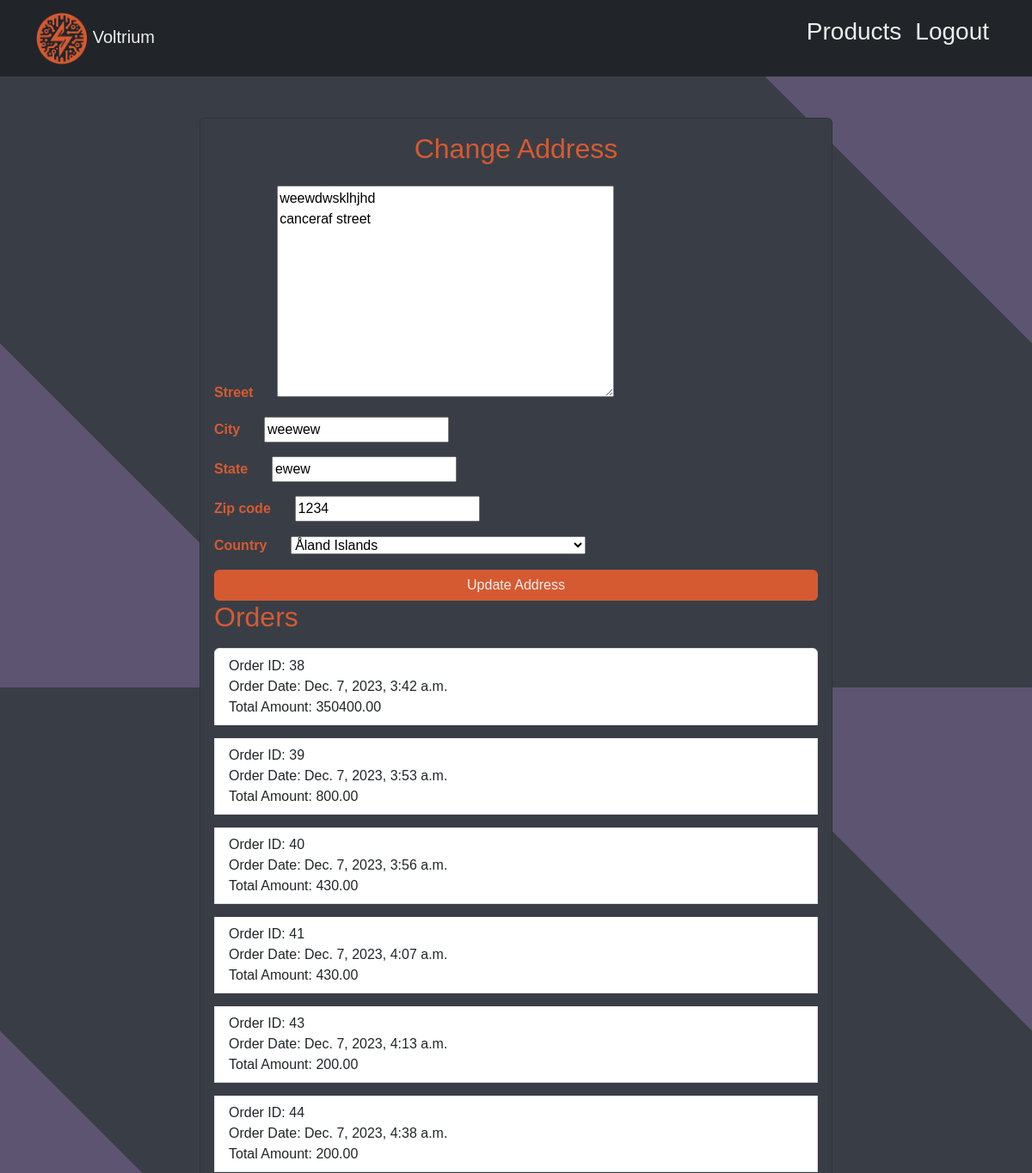
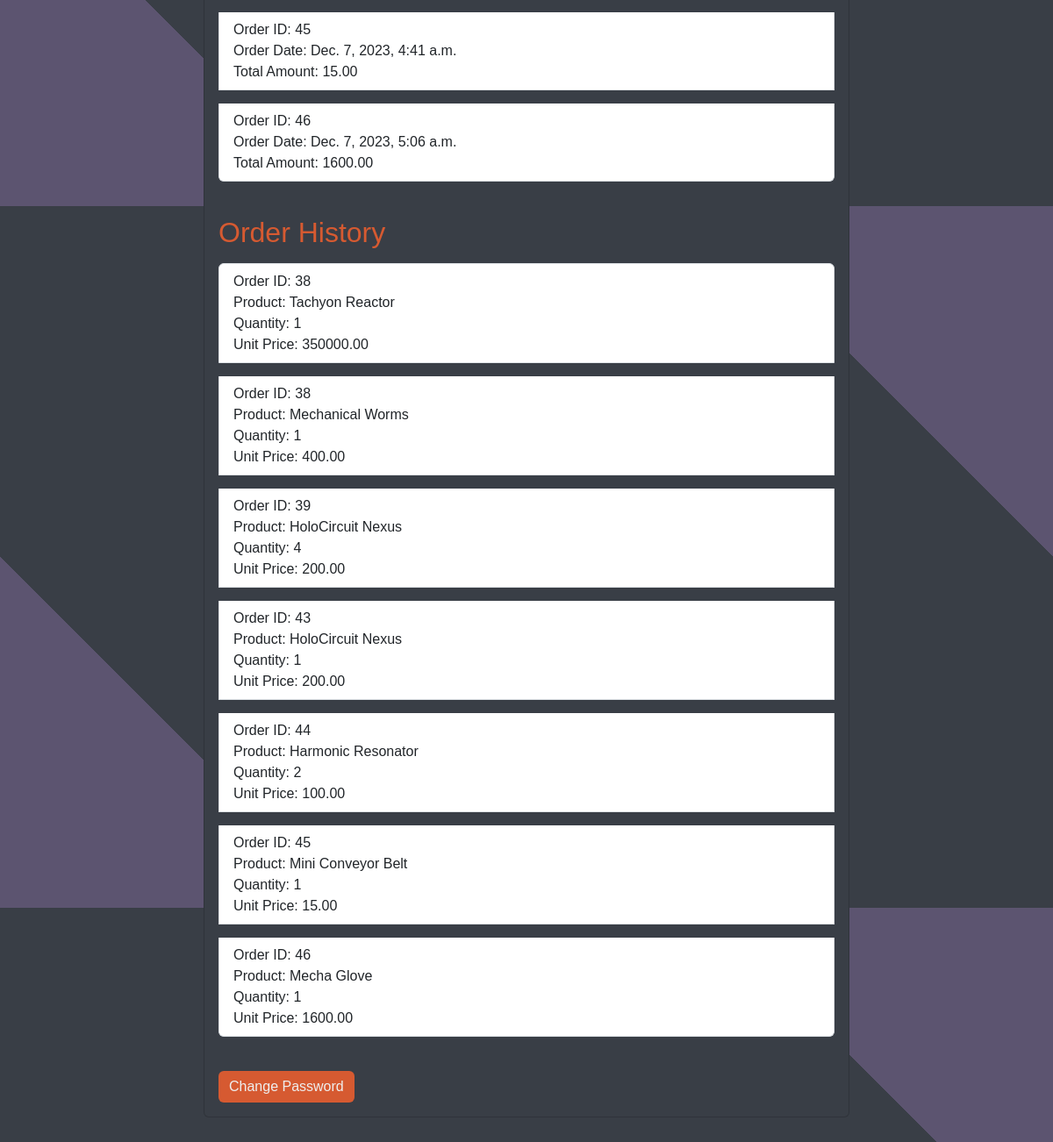
The app's page /profile/ (signed in) with its own data (2 pictures, top to bottom).
### voltrium/models.py (models this page shows, shortened)
class Address(models.Model):
    user = models.ForeignKey(User, on_delete=models.CASCADE)
    street = models.TextField()
    city = models.CharField(max_length=100)
    state = models.CharField(max_length=100)
    zip_code = models.CharField(max_length=20)
    country = CountryField()

class Order(models.Model):
    user = models.ForeignKey(User, on_delete=models.CASCADE)
    order_date = models.DateTimeField(default=timezone.now)
    total_amount = models.DecimalField(max_digits=10, decimal_places=2, default=0)

class OrderLine(models.Model):
    order = models.ForeignKey(Order, on_delete=models.CASCADE)
    product = models.ForeignKey(Product, on_delete=models.CASCADE)
    quantity = models.IntegerField()
    unit_price = models.DecimalField(max_digits=10, decimal_places=2)
    review_submitted = models.BooleanField(default=False)

class Product(models.Model):
    name = models.CharField(max_length=255)
    description = models.TextField()
    price = models.DecimalField(max_digits=10, decimal_places=2)
    stock_quantity = models.IntegerField()
    category = models.ForeignKey(Category, on_delete=models.CASCADE)
    picture = models.ImageField(upload_to='product_pictures/', null=True, blank=True)

### voltrium/views.py (the view)
# urls.py: path('profile/', profile, name='profile'),
def profile(request):
    user = request.user
    addresses = Address.objects.filter(user=user)
    if addresses:
        address_instance = addresses.first()
    else:
        address_instance = Address(user=user)
    address_form = AddressForm(request.POST or None, instance=address_instance)
    order_lines = OrderLine.objects.filter(order__user=user)
    orders = Order.objects.filter(user=user)
    context = {
        'address_form': address_form,
        'addresses': addresses,
        'order_lines': order_lines,
        'orders': orders
    }
    if request.method == 'POST':
        if 'address_submit' in request.POST:
            if address_form.is_valid():
                address_form.save()
                messages.success(request, 'Your address was successfully updated.')
                return redirect('home')
    return render(request, 'profile.html', context)

### voltrium/forms.py
class AddressForm(forms.ModelForm):
    country = CountryField().formfield()
    class Meta:
        model = Address
        fields = ['street', 'city', 'state', 'zip_code', 'country']

### voltrium/templates/profile.html (shortened to what this page needs)
{% load static %}
<!DOCTYPE html>
<html lang="en">
<head>
    <link href="https://cdn.jsdelivr.net/npm/bootstrap@5.3.2/dist/css/bootstrap.min.css" rel="stylesheet">
    <link rel="stylesheet" href="{% static 'voltrium/style/styles.css' %}">
</head>
<body>
    <nav class="navbar navbar-expand-lg navbar-dark bg-dark">
        <div class="container">
            <a class="navbar-brand" href="{% url 'home' %}">
                <img src="{% static 'images/logo.png' %}" alt="Your Logo" height="60">
                Voltrium
            </a>
            <div class="collapse navbar-collapse" id="navbarNav">
                <ul class="navbar-nav ms-auto">
                    {% if user.is_authenticated %}
                    <li class="nav-item">
                        <a class="nav-link" href="{% url 'all_products' %}">Products</a>
                    </li>
                    <li class="nav-item">
                        <a class="nav-link" href="{% url 'logout' %}">Logout</a>
                    </li>
                    {% endif %}
                </ul>
            </div>
        </div>
    </nav>
    <div id="bg"></div>
    <div class="container my-5" s>
        <div class="row justify-content-center">
            <div class="col-md-8">
                <div class="card" style="background-color: #393E46;">
                    <div class="card-body">
                        <form method="post" action="{% url 'profile' %}" class="mb-4">
                            <h2 class="mb-4 text-center title" style="color: #D65A31;">Change Address</h2>
                            {% for field in address_form %}
                            <div class="mb-3">
                                <label for="{{ field.id_for_label }}" style="color: #D65A31;"><strong>{{ field.label }}&nbsp&nbsp&nbsp</strong></label>
                                {{ field }}
                            </div>
                            {% endfor %}
                            <div class="input-box button">
                                <button type="submit" name="address_submit" class="btn btn-dark w-100">Update Address</button>
                            </div>
                        </form>
                        <h2 class="mb-3" style="color: #D65A31;">Orders</h2>
                        <ul class="list-group mb-4">
                            {% for order in orders %}
                            <li class="list-group-item">
                                Order ID: {{ order.id }}<br>
                                Order Date: {{ order.order_date }}<br>
                                Total Amount: {{ order.total_amount }}
                            </li>
                            {% endfor %}
                        </ul>
                        <h2 class="mb-3" style="color: #D65A31;">Order History</h2>
                        <ul class="list-group mb-4">
                            {% for order_line in order_lines %}
                            <li class="list-group-item">
                                Order ID: {{ order_line.order.id }}<br>
                                Product: {{ order_line.product.name }}<br>
                                Quantity: {{ order_line.quantity }}<br>
                                Unit Price: {{ order_line.unit_price }}<br>
                            </li>
                            {% endfor %}
                        </ul>
                        <div class="d-flex justify-content-between">
                            <a href="{% url 'password_change' %}" class="btn btn-dark">Change Password</a>
                        </div>
                    </div>
                </div>
            </div>
        </div>
    </div>
</body>
</html>

### voltrium/static/voltrium/style/styles.css (style rules this page uses)
body { font-family: 'OceanicDrift', sans-serif; background: linear-gradient(45deg, #5C5470 20%, #393E46 20%, #393E46 80%,#5C5470 20%); color: #EEEEEE; margin: 0; padding: 0; }
.navbar { background-color: #150324; }
.navbar-dark .navbar-nav .nav-link { font-size: 28px; color: #EEEEEE; }
.navbar-dark .navbar-brand { color: #EEEEEE; }
form { display: flex; flex-direction: column; }
form button { background-color : #5C5470; width: 300px; align-self: center; }
#bg { position: absolute; top: 0; left: 0; width: 100%; height: 200%; z-index: -1; }
body { font-family: 'Nasalization', sans-serif; background: linear-gradient(45deg, #5C5470 20%, #393E46 20%, #393E46 80%,#5C5470 20%); color: #EEEEEE; margin: 0; padding: 0; }
h2 { color: #D65A31; }
ul { list-style-type: none; padding: 0; }
li { margin-bottom: 15px; }
form { display: inline; }
label { margin-right: 10px; }
a { color: #007bff; text-decoration: none; }

### voltrium/templates/profile.html (style rules this page uses)
body { background-color: #222831; color: #EEEEEE; }
.navbar { background-color: #393E46; }
.navbar-dark .navbar-nav .nav-link { color: #EEEEEE; }
.navbar-dark .navbar-brand { color: #EEEEEE; }
.btn-dark { background-color: #D65A31; color: #EEEEEE; border: none; }

### records on screen
Address: address_form "weewdwsklhjhd canceraf street" "weewew" "ewew" "1234" "Åland Islands"
Order: id "38", order_date "Dec. 7, 2023, 3:42 a.m.", total_amount "350400.00"
Order: id "39", order_date "Dec. 7, 2023, 3:53 a.m.", total_amount "800.00"
Order: id "40", order_date "Dec. 7, 2023, 3:56 a.m.", total_amount "430.00"
Order: id "41", order_date "Dec. 7, 2023, 4:07 a.m.", total_amount "430.00"
Order: id "43", order_date "Dec. 7, 2023, 4:13 a.m.", total_amount "200.00"
Order: id "44", order_date "Dec. 7, 2023, 4:38 a.m.", total_amount "200.00"
Order: id "45", order_date "Dec. 7, 2023, 4:41 a.m.", total_amount "15.00"
Order: id "46", order_date "Dec. 7, 2023, 5:06 a.m.", total_amount "1600.00"
OrderLine: order.id "38", product.name "Tachyon Reactor", quantity "1", unit_price "350000.00"
OrderLine: order.id "38", product.name "Mechanical Worms", quantity "1", unit_price "400.00"
OrderLine: order.id "39", product.name "HoloCircuit Nexus", quantity "4", unit_price "200.00"
OrderLine: order.id "43", product.name "HoloCircuit Nexus", quantity "1", unit_price "200.00"
OrderLine: order.id "44", product.name "Harmonic Resonator", quantity "2", unit_price "100.00"
OrderLine: order.id "45", product.name "Mini Conveyor Belt", quantity "1", unit_price "15.00"
OrderLine: order.id "46", product.name "Mecha Glove", quantity "1", unit_price "1600.00"

### other values on screen
{{ field.label }} "Street" "City" "State" "Zip code" "Country"
